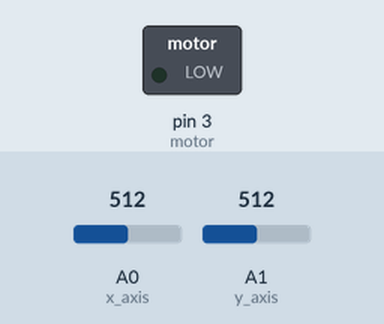
Bench run of a sketch on a simulated Arduino Uno, built with avr-gcc and run on an emulated ATmega328P. On the bench: switched loads named in the sketch (green lamp = pin HIGH). Dashed ring = blinking. The inputs (shaded band) are chosen by the test bench; at power-on: A0 (x_axis) = 512, A1 (y_axis) = 512. What the sketch prints to the serial monitor is not drawn.

Above: at 1.2 s.
1.3 s: A0 (x_axis) set to 539
At 2.5 s:
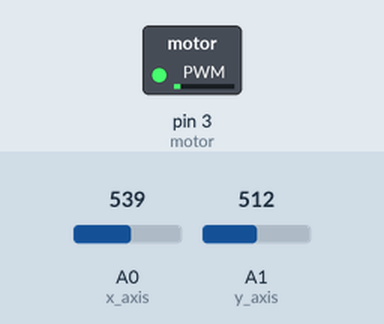
2.8 s: A0 (x_axis) set to 1023
4.3 s: A0 (x_axis) set to 900
At 5.3 s:
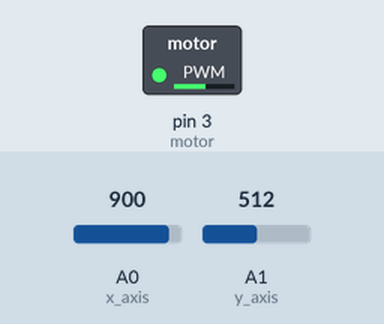
5.8 s: A1 (y_axis) set to 0
8.8 s: A1 (y_axis) set to 122
Timing chart, 0 to 59.3 s (numbered marks = the images above; inputs shaded):
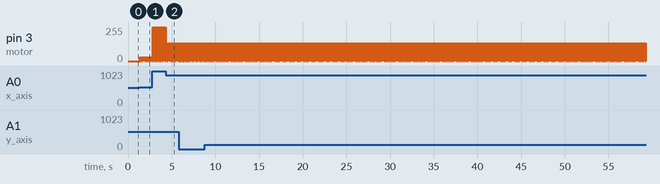

Measured:
- the behaviour switches between 525 and 526 on A0 (x_axis) (found by bisection; images 0 and 1)
- after the input at 1.3 s, pin 3 (motor): alternates 27/255 for 0.03 s and 0/255 for 0.01 s, starting after 0.05 s

The sketch:

Lab8_01.ino
```cpp
void setup() {
  pinMode(A0,INPUT);  // x axis
  pinMode(A1,INPUT);  // y axis
  Serial.begin(9600);
  pinMode(3,OUTPUT);  // motor
}

int x,y,motorSpeed;

void loop() {

  x = analogRead(A0);
  y = analogRead(A1);
  Serial.print("x = ");Serial.println(x);
  Serial.print("y = ");Serial.println(y);
  if (500 < y < 506 && 519 < x < 525)
  {
    analogWrite(3,0);
    Serial.println("speed = 0");
  }
  if (500 < y < 506 && x > 525)
  {
    motorSpeed = map(x,0,1025,0,255);
    analogWrite(3,x);
    Serial.print("speed = ");Serial.println(motorSpeed);
  }
}
```
